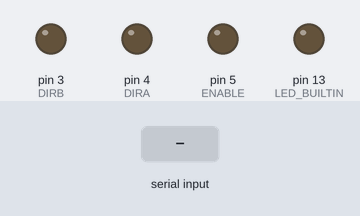
The sketch below on a simulated Arduino Uno, built with avr-gcc and run on an emulated ATmega328P. On the bench: output pins drawn as LEDs (lit = HIGH). The test bench sets the inputs (shaded band).

Above: at 1.2 s.
1.3 s: "TURN_ON\n" received over Serial
At 2.5 s:
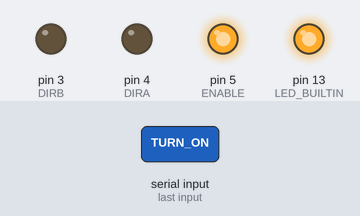
2.8 s: "FORWARDS\n" received over Serial
At 3.8 s:
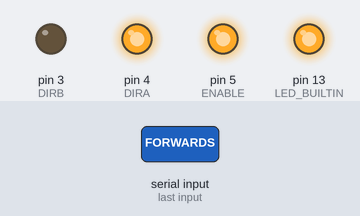
4.3 s: "TURN_OFF\n" received over Serial
At 4.9 s:
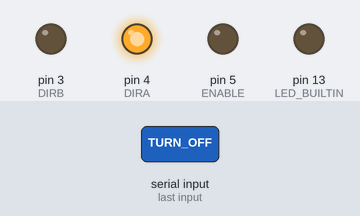
5.8 s: "BACKWARDS\n" received over Serial
At 6.1 s:
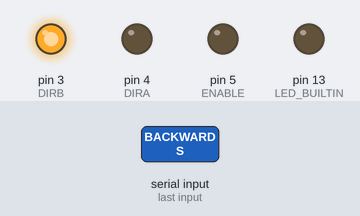
7.3 s: "TURN_ON\n" received over Serial
At 8.3 s:
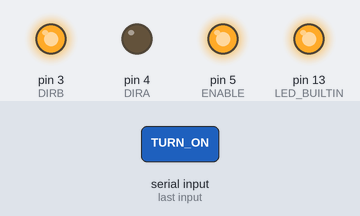
Timing chart, 0 to 9.8 s (numbered marks = the images above; inputs shaded):
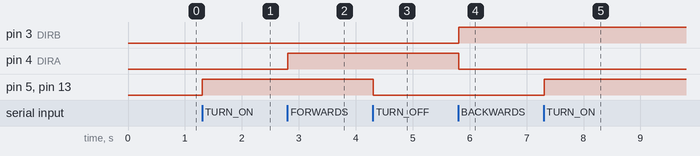

Measured:
- after the input at 1.3 s, pin 5 (ENABLE), pin 13 (LED_BUILTIN): LOW → HIGH at once
- after the input at 2.8 s, pin 4 (DIRA): LOW → HIGH at once
- after the input at 4.3 s, pin 5 (ENABLE), pin 13 (LED_BUILTIN): HIGH → LOW at once
- after the input at 5.8 s, pin 3 (DIRB): LOW → HIGH at once; pin 4 (DIRA): HIGH → LOW at once
- after the input at 7.3 s, pin 5 (ENABLE), pin 13 (LED_BUILTIN): LOW → HIGH at once

The sketch:

train.ino
```cpp
#define ENABLE 5
#define DIRA 4
#define DIRB 3

#define BAUD 9600
#define DELAY_TIME 100

String receivedString;
void setup() {

  Serial.begin(BAUD);
  pinMode(ENABLE, OUTPUT);
  pinMode(DIRA, OUTPUT);
  pinMode(DIRB, OUTPUT);

  pinMode(LED_BUILTIN, OUTPUT);


  digitalWrite(ENABLE,LOW);
  digitalWrite(DIRA,LOW);
  digitalWrite(DIRB,LOW);

}

void loop() {

  if (Serial.available() > 0){
    receivedString = Serial.readStringUntil('\n');

  if(receivedString=="TURN_ON"){
    digitalWrite(ENABLE,HIGH);
    digitalWrite(LED_BUILTIN, HIGH);
  } else if(receivedString=="TURN_OFF"){
    digitalWrite(ENABLE,LOW);
    digitalWrite(LED_BUILTIN, LOW);
  } else if(receivedString=="FORWARDS"){
    digitalWrite(DIRA,HIGH);
    digitalWrite(DIRB,LOW);
  } else if(receivedString=="BACKWARDS"){
    digitalWrite(DIRA,LOW);
    digitalWrite(DIRB,HIGH);
  }
  }

}
```
